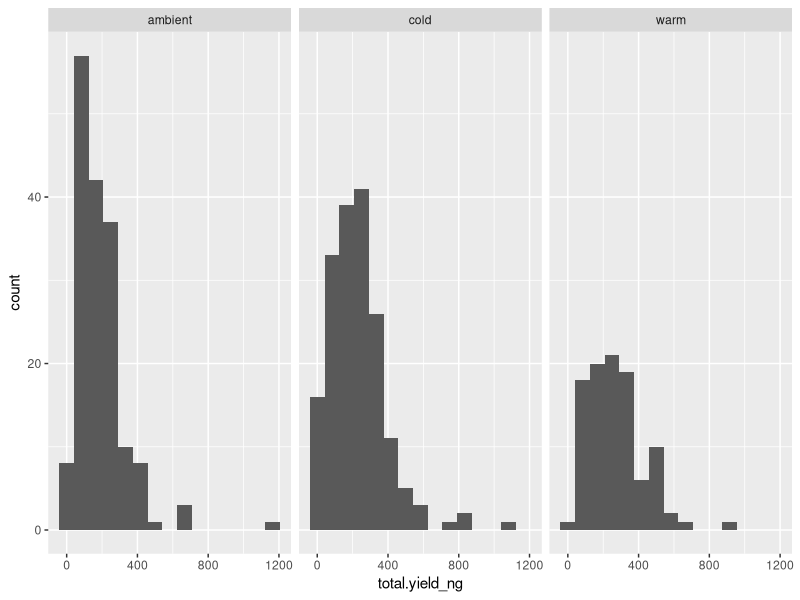

The R source for this figure:
## ---- chunk 1
library(tidyverse)
## ---- chunk 2
crab_data <- read.csv("../data/crab-data.csv")

knitr::kable(head(crab_data))
## ---- chunk 3
crab_data %>%
  group_by(trtmnt_tank) %>%
  summarize(count = n())
## ---- chunk 4
ggplot(crab_data, aes(x = total.yield_ng)) +
  geom_histogram(bins = 15) +
  facet_wrap(~trtmnt_tank)
